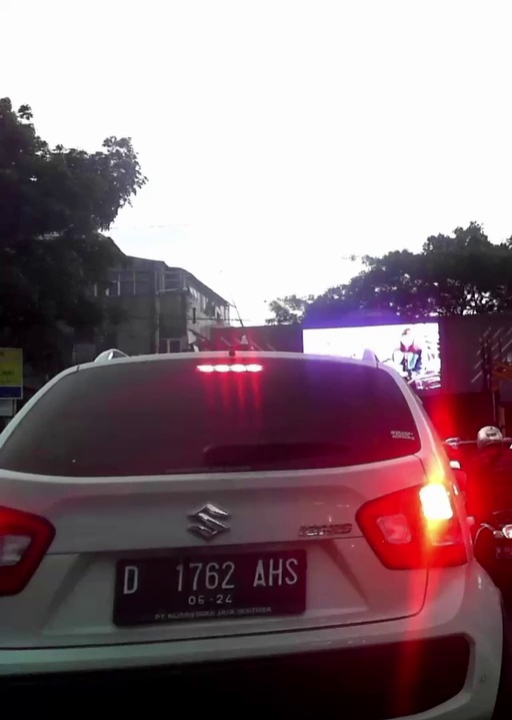
#> input picture streamlit_app/50_intersect_right.jpg, 512 x 720 px, given in place of sore.png, which was not available
$ python test_border.py 50_intersect_right.jpg
#> lines starting #> are read from the running program, lines starting #| are printed output that depends on the picture
import sys
from random import randint
import cv2 as cv
def main(argv):
    borderType = cv.BORDER_CONSTANT
    window_name = "copyMakeBorder Demo"
    imageName = 'sore.png'
    # Loads an image
    src = cv.imread(imageName, cv.IMREAD_COLOR)
#> src is the input picture: shape (720, 512, 3); mean B, G, R 124, 117, 138.7
    # Check if image is loaded fine
    if src is None:
        print ('Error opening image!')
        print ('Usage: copy_make_border.py [image_name -- default lena.jpg] \n')
        return -1

# print ('\n'
#  '\t copyMakeBorder Demo: \n'
#  ' -------------------- \n'
#  ' ** Press \'c\' to set the border to a random constant value \n'
#  ' ** Press \'r\' to set the border to be replicated \n'
#  ' ** Press \'ESC\' to exit the program ')

    cv.namedWindow(window_name, cv.WINDOW_AUTOSIZE)

    top = int(0.05 * src.shape[0]) # shape[0] = rows
#> top = 36
    bottom = top
#> bottom = 36
    left = int(0.05 * src.shape[1]) # shape[1] = cols
#> left = 25
    right = left
#> right = 25

    while 1:
        value = [randint(0, 255), randint(0, 255), randint(0, 255)]
        dst = cv.copyMakeBorder(src, top, bottom, left, right, borderType, None, value)
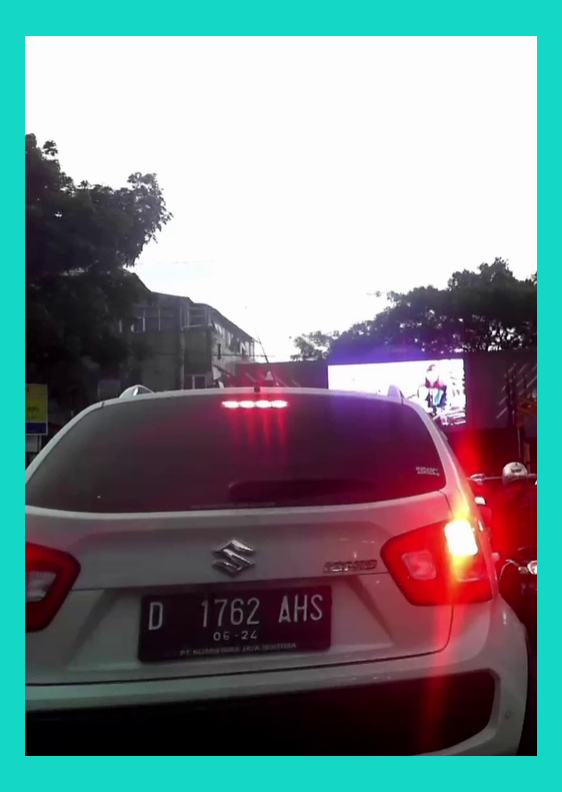
#> dst: shape (792, 562, 3); mean B, G, R 136.6, 133.8, 118.3
        cv.imshow(window_name, dst)
        c = cv.waitKey(500)
#> (key Esc is pressed here)
        if c == 27:
            break
        elif c == 99: # 99 = ord('c')
            borderType = cv.BORDER_CONSTANT
        elif c == 114: # 114 = ord('r')
            borderType = cv.BORDER_REPLICATE

    return 0
if __name__ == "__main__":
    main(sys.argv[1:])

$ run again, on streamlit_app/Intersect_kanan.jpg
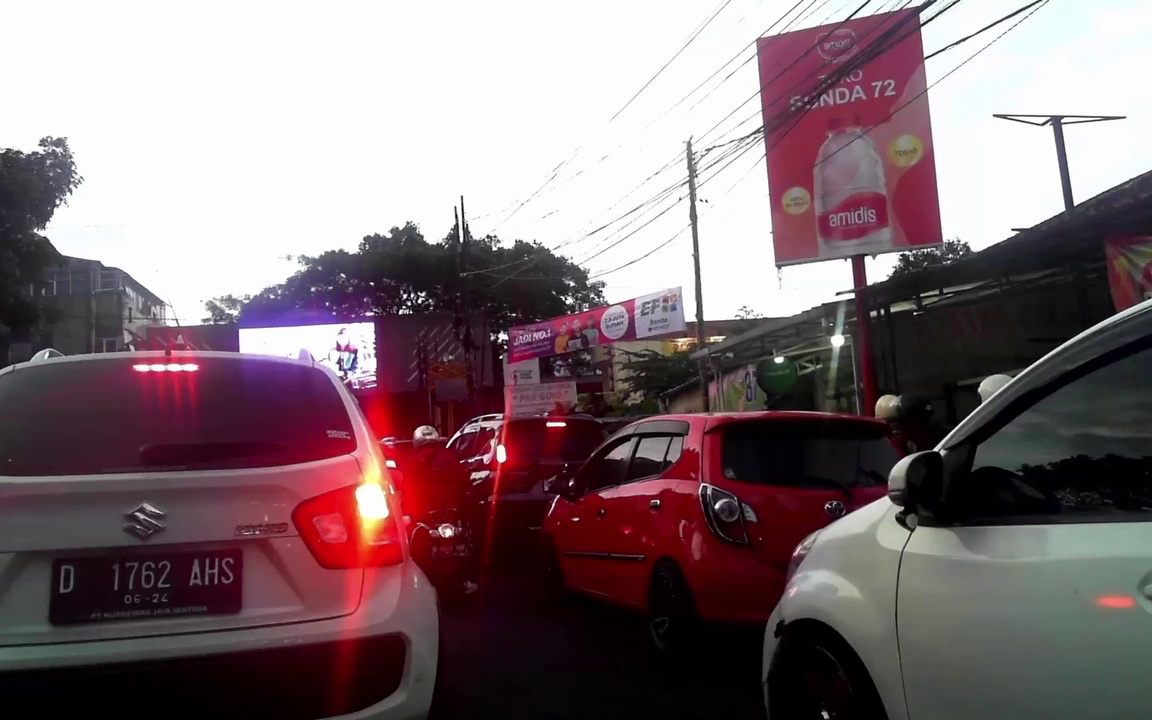
#> input picture streamlit_app/Intersect_kanan.jpg, 1152 x 720 px, given in place of sore.png, which was not available
#> in main, src is the input picture: shape (720, 1152, 3); mean B, G, R 116.3, 111.7, 128.9
#> in main, `dst = cv.copyMakeBorder(src, top, bottom, left, right, borderType, Non..`:
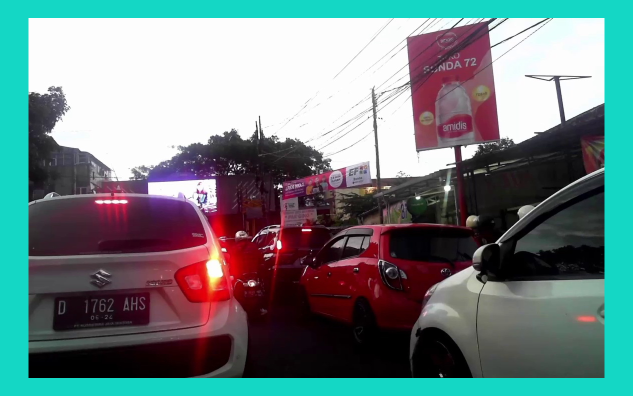
#> dst: shape (792, 1266, 3) (shown at 1/2 size); mean B, G, R 130.2, 129.6, 110.1

$ run again, on streamlit_app/Intersect_kiri.jpg
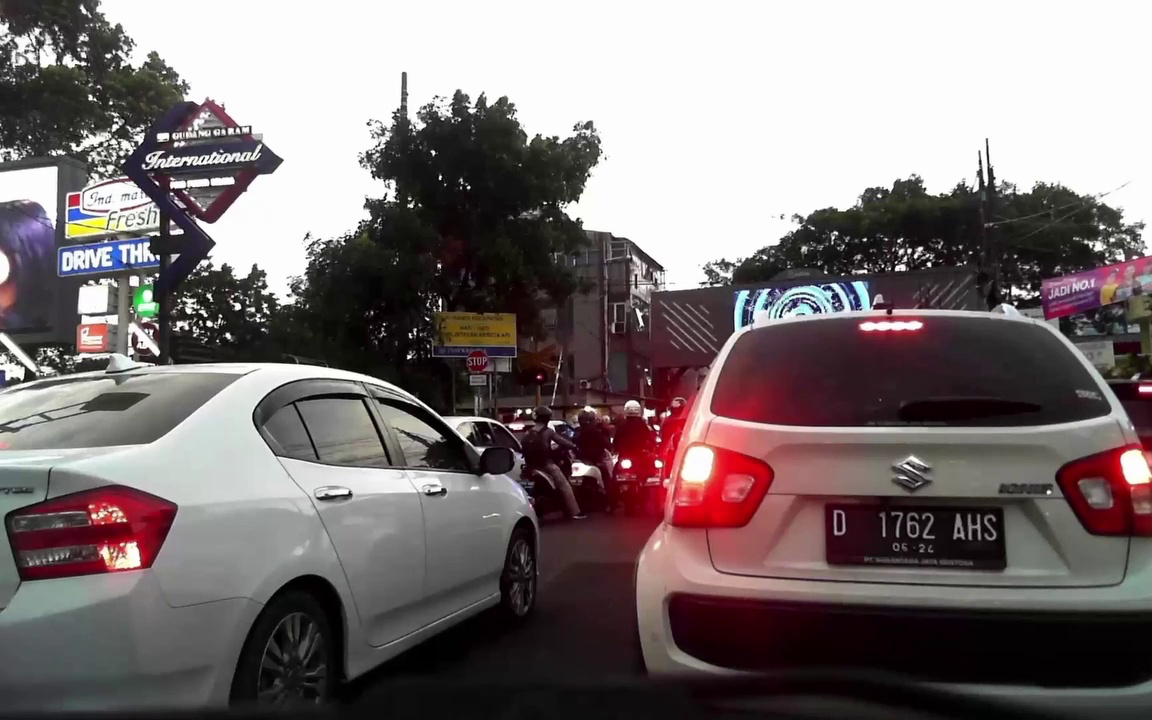
#> input picture streamlit_app/Intersect_kiri.jpg, 1152 x 720 px, given in place of sore.png, which was not available
#> in main, src is the input picture: shape (720, 1152, 3); mean B, G, R 115.2, 114.6, 124.1
#> in main, `dst = cv.copyMakeBorder(src, top, bottom, left, right, borderType, Non..`:
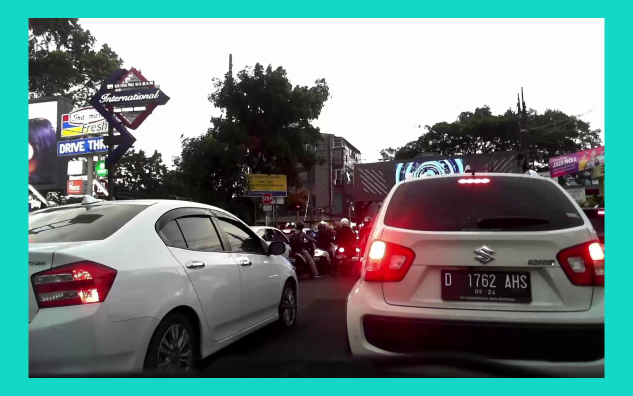
#> dst: shape (792, 1266, 3) (shown at 1/2 size); mean B, G, R 129.3, 131.9, 106.1
